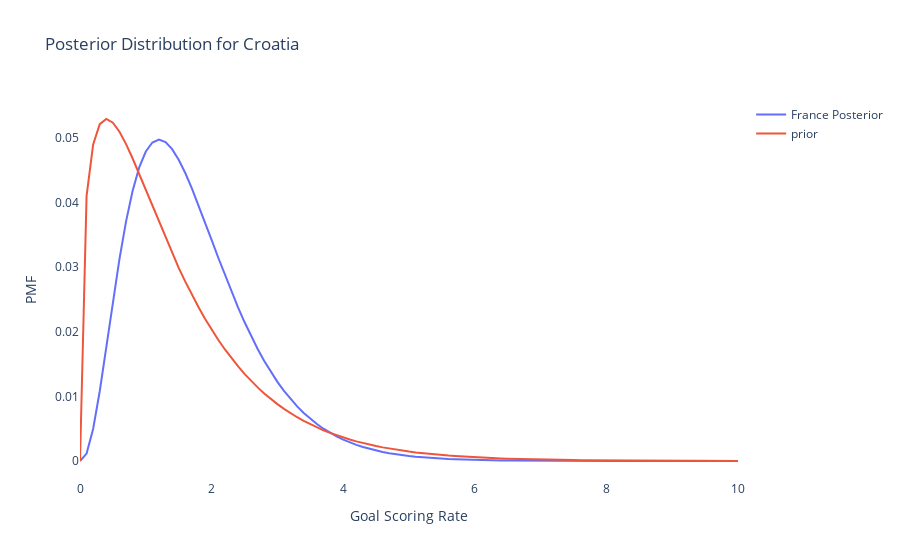

The notebook cell this image was saved under:
### Code cell
fig = go.Figure()

fig.add_trace(
    go.Line(
        x=croatia.index,
        y=croatia['posterior'],
        name='France Posterior'
    )
)

fig.add_trace(
    go.Line(
        x=prior.index,
        y=prior['probs'],
        name='prior'
    )
)


fig.update_layout(
    plot_bgcolor='rgba(0,0,0,0)',
    xaxis_title='Goal Scoring Rate',
    yaxis_title='PMF',
    title='Posterior Distribution for Croatia'
)
